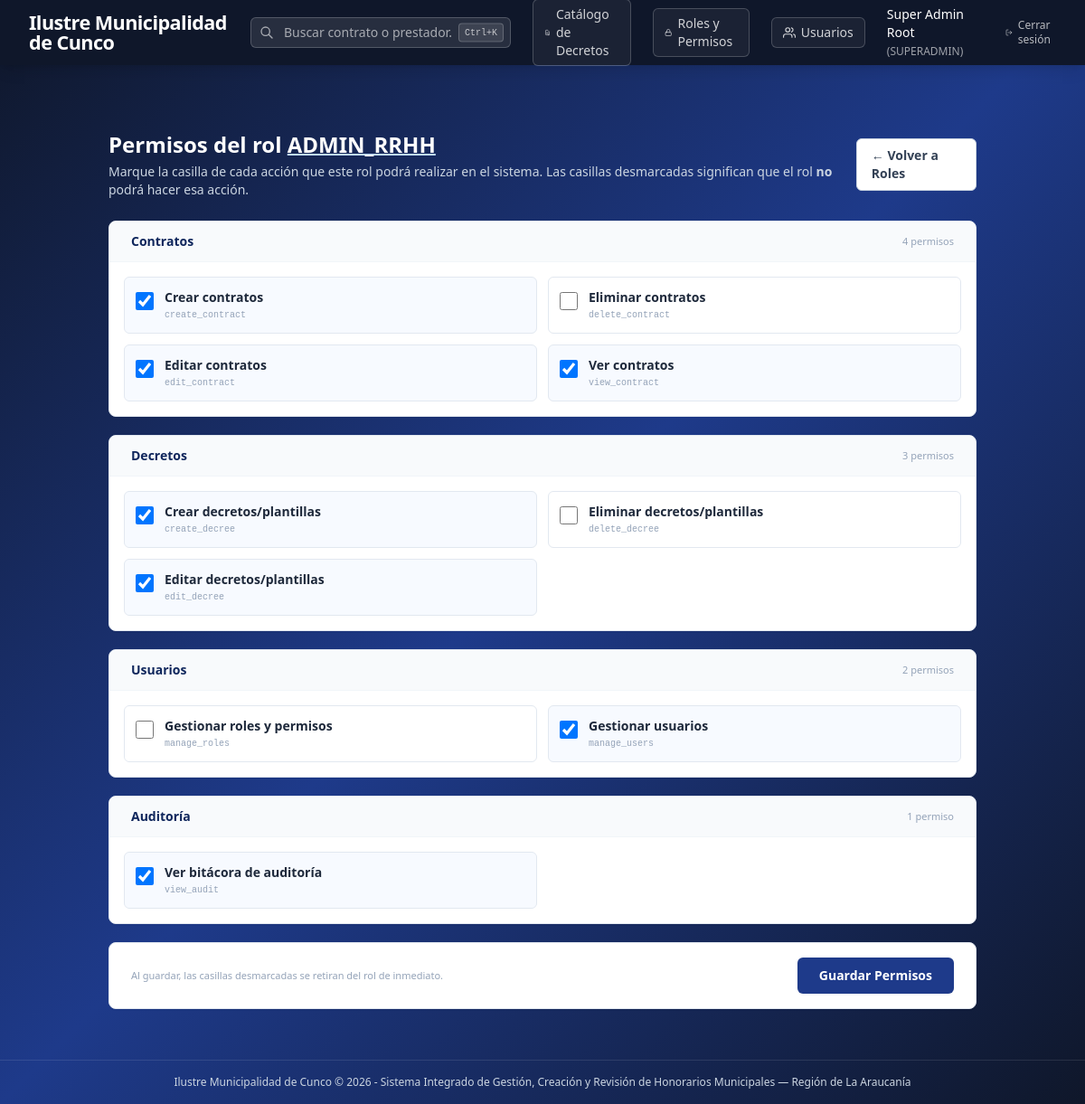
Screenshot of /admin/roles/ADMIN_RRHH/assign (signed in) with the database file from the repository.
### app/models/permission.py (models this page shows, shortened)
class Permission(db.Model):
    __tablename__ = 'permissions'
    id = db.Column(db.Integer, primary_key=True, autoincrement=True)
    name = db.Column(db.String(50), nullable=False, unique=True)
    description = db.Column(db.Text, nullable=True)
    module = db.Column(db.String(50), nullable=True)

### app/routes/admin.py (the view, shortened to what this page needs)
@admin_bp.route('/roles/<role_name>/assign', methods=['GET', 'POST'])
@login_required
@role_required('SUPERADMIN')
def assign_permissions(role_name):
    if not Role.query.filter_by(name=role_name).first() and not User.query.filter_by(role=role_name).first():
        flash(f'El rol "{role_name}" no existe.', 'danger')
        return redirect(url_for('admin.roles'))
    all_perms = Permission.query.order_by(Permission.module, Permission.name).all()
    assigned_names = {rp.permission.name for rp in RolePermission.query.filter_by(role_name=role_name).all()}
    return render_template('admin/assign_permissions.html',
                           role_name=role_name,
                           all_perms=all_perms,
                           assigned_names=assigned_names)

### app/auth/utils.py (called while the page is built)
def login_required(f):
    @wraps(f)
    def decorated_function(*args, **kwargs):
        if 'user_id' not in session:
            flash('Debes iniciar sesión para acceder a esta sección.', 'warning')
            return redirect(url_for('auth.login', next=request.url))
        return f(*args, **kwargs)
    return decorated_function

def role_required(*allowed_roles):
    def decorator(f):
        @wraps(f)
        def decorated_function(*args, **kwargs):
            if 'user_id' not in session:
                flash('Debes iniciar sesión para acceder.', 'warning')
                return redirect(url_for('auth.login'))
            user_role = session.get('user_role')
            if user_role != 'SUPERADMIN' and user_role not in allowed_roles:
                flash('No tienes permisos suficientes para acceder a este módulo.', 'danger')
                return redirect(url_for('dashboard.index'))
            return f(*args, **kwargs)
        return decorated_function
    return decorator

### app/templates/admin/assign_permissions.html (shortened to what this page needs)
{% extends 'base.html' %}
{% set MODULE_LABELS = {'contract': 'Contratos', 'decree': 'Decretos', 'user': 'Usuarios', 'audit': 'Auditoría', 'general': 'General'} %}
{% set MODULE_ORDER = ['contract', 'decree', 'user', 'audit', 'general'] %}
{% block content %}
<div class="max-w-5xl mx-auto px-4 sm:px-6 lg:px-8 py-8">
    <div class="mb-6 flex justify-between items-center">
        <div>
            <h1 class="text-2xl font-bold text-white">Permisos del rol <span class="underline decoration-2 decoration-blue-200">{{ role_name }}</span></h1>
            <p class="text-sm text-slate-300 mt-1">Marque la casilla de cada acción que este rol podrá realizar en el sistema. Las casillas desmarcadas significan que el rol <b>no</b> podrá hacer esa acción.</p>
        </div>
        <a href="{{ url_for('admin.roles') }}" class="px-4 py-2 bg-white border border-slate-300 rounded-md text-sm font-semibold text-slate-700 hover:bg-slate-50 transition-colors">
            ← Volver a Roles
        </a>
    </div>
    <form method="POST" class="space-y-5">
        {% for mod in MODULE_ORDER %}
        {% set group = all_perms | selectattr('module', 'equalto', mod) | list %}
        {% if group %}
        <div class="bg-white rounded-lg border border-slate-200 shadow-sm overflow-hidden">
            <div class="px-6 py-3 border-b border-slate-100 bg-slate-50 flex justify-between items-center">
                <h2 class="text-sm font-bold text-[#0f265c]">{{ MODULE_LABELS.get(mod, mod) }}</h2>
                <span class="text-[11px] text-slate-400">{{ group | length }} permiso{{ 's' if group | length != 1 }}</span>
            </div>
            <div class="p-4 grid grid-cols-1 md:grid-cols-2 gap-3">
                {% for perm in group %}
                <label class="flex items-start gap-3 p-3 border border-slate-200 rounded-md hover:bg-slate-50 cursor-pointer transition-colors {% if perm.name in assigned_names %}bg-blue-50/50 border-blue-200{% endif %}">
                    <input type="checkbox" name="permission" value="{{ perm.name }}"
                        {% if perm.name in assigned_names %}checked{% endif %}
                        class="mt-1 flex-shrink-0 w-5 h-5 rounded border-slate-300 text-[#1e3a8a] focus:ring-[#1e3a8a] cursor-pointer">
                    <div class="flex-grow min-w-0">
                        <div class="text-sm font-semibold text-slate-800">{{ perm.description or perm.name }}</div>
                        {% if perm.description %}
                        <div class="text-[10px] text-slate-400 font-mono mt-0.5">{{ perm.name }}</div>
                        {% endif %}
                    </div>
                </label>
                {% endfor %}
            </div>
        </div>
        {% endif %}
        {% endfor %}
        {% set ungrouped = all_perms | rejectattr('module', 'in', MODULE_ORDER) | list %}
        <div class="bg-white rounded-lg border border-slate-200 shadow-sm px-6 py-4 flex justify-between items-center sticky bottom-4 shadow-lg">
            <p class="text-[11px] text-slate-400">Al guardar, las casillas desmarcadas se retiran del rol de inmediato.</p>
            <button type="submit"
                class="px-6 py-2.5 bg-[#1e3a8a] hover:bg-[#0f265c] text-white rounded-md text-sm font-bold shadow-sm transition-colors">
                Guardar Permisos
            </button>
        </div>
    </form>
</div>
{% endblock %}

### rows the page displays
Permission: name "☑", description "Crear contratos", name "create_contract"
Permission: description "Eliminar contratos", name "delete_contract"
Permission: name "☑", description "Editar contratos", name "edit_contract"
Permission: name "☑", description "Ver contratos", name "view_contract"
Permission: name "☑", description "Crear decretos/plantillas", name "create_decree"
Permission: description "Eliminar decretos/plantillas", name "delete_decree"
Permission: name "☑", description "Editar decretos/plantillas", name "edit_decree"
Permission: description "Gestionar roles y permisos", name "manage_roles"
Permission: name "☑", description "Gestionar usuarios", name "manage_users"
Permission: name "☑", description "Ver bitácora de auditoría", name "view_audit"

### other values shown
{{ g.municipio_nombre | default('SIGH-MUNI') }} "Ilustre Municipalidad de Cunco"
{{ session.get('user_name') }} "Super Admin Root"
{{ session.get('user_role') }} "SUPERADMIN"
{{ role_name }} "ADMIN_RRHH"
{{ MODULE_LABELS.get(mod, mod) }} "Contratos" "Decretos" "Usuarios" "Auditoría"
{{ group | length }} "4" "3" "2" "1"
{{ 's' if group | length != 1 }} "s" "s" "s"
{{ g.municipio_region }} "Región de La Araucanía"
